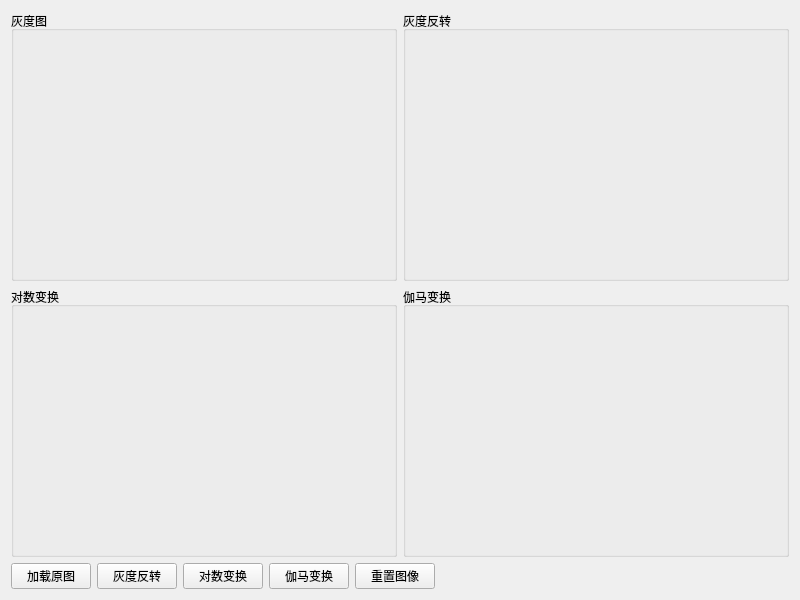
<?xml version="1.0" encoding="UTF-8"?>
<ui version="4.0">
 <class>Widget</class>
 <widget class="QWidget" name="Widget">
  <property name="geometry">
   <rect>
    <x>0</x>
    <y>0</y>
    <width>800</width>
    <height>600</height>
   </rect>
  </property>
  <property name="windowTitle">
   <string>Widget</string>
  </property>
  <layout class="QGridLayout" name="gridLayout" rowstretch="1,1,0" columnstretch="1,1">
   <item row="0" column="0">
    <widget class="QGroupBox" name="groupBox">
     <property name="sizePolicy">
      <sizepolicy hsizetype="Preferred" vsizetype="Ignored">
       <horstretch>0</horstretch>
       <verstretch>0</verstretch>
      </sizepolicy>
     </property>
     <property name="title">
      <string>灰度图</string>
     </property>
     <layout class="QVBoxLayout" name="verticalLayout">
      <item>
       <widget class="QLabel" name="lbl_grayPic">
        <property name="text">
         <string/>
        </property>
       </widget>
      </item>
     </layout>
    </widget>
   </item>
   <item row="0" column="1">
    <widget class="QGroupBox" name="groupBox_2">
     <property name="title">
      <string>灰度反转</string>
     </property>
     <layout class="QVBoxLayout" name="verticalLayout_2">
      <item>
       <widget class="QLabel" name="lbl_InversionPic">
        <property name="text">
         <string/>
        </property>
       </widget>
      </item>
     </layout>
    </widget>
   </item>
   <item row="1" column="0">
    <widget class="QGroupBox" name="groupBox_3">
     <property name="sizePolicy">
      <sizepolicy hsizetype="Preferred" vsizetype="Ignored">
       <horstretch>0</horstretch>
       <verstretch>0</verstretch>
      </sizepolicy>
     </property>
     <property name="title">
      <string>对数变换</string>
     </property>
     <layout class="QVBoxLayout" name="verticalLayout_3">
      <item>
       <widget class="QLabel" name="lbl_LogPic">
        <property name="text">
         <string/>
        </property>
       </widget>
      </item>
     </layout>
    </widget>
   </item>
   <item row="1" column="1">
    <widget class="QGroupBox" name="groupBox_4">
     <property name="title">
      <string>伽马变换</string>
     </property>
     <layout class="QVBoxLayout" name="verticalLayout_4">
      <item>
       <widget class="QLabel" name="lbl_GammaPic">
        <property name="text">
         <string/>
        </property>
       </widget>
      </item>
     </layout>
    </widget>
   </item>
   <item row="2" column="0" colspan="2">
    <layout class="QHBoxLayout" name="horizontalLayout">
     <item>
      <widget class="QPushButton" name="btn_loadPic">
       <property name="text">
        <string>加载原图</string>
       </property>
      </widget>
     </item>
     <item>
      <widget class="QPushButton" name="btn_InversionTrans">
       <property name="text">
        <string>灰度反转</string>
       </property>
      </widget>
     </item>
     <item>
      <widget class="QPushButton" name="btn_logarithmTrans">
       <property name="text">
        <string>对数变换</string>
       </property>
      </widget>
     </item>
     <item>
      <widget class="QPushButton" name="btn_gammaTrans">
       <property name="text">
        <string>伽马变换</string>
       </property>
      </widget>
     </item>
     <item>
      <widget class="QPushButton" name="btn_resetPic">
       <property name="text">
        <string>重置图像</string>
       </property>
      </widget>
     </item>
     <item>
      <spacer name="horizontalSpacer">
       <property name="orientation">
        <enum>Qt::Horizontal</enum>
       </property>
       <property name="sizeHint" stdset="0">
        <size>
         <width>40</width>
         <height>20</height>
        </size>
       </property>
      </spacer>
     </item>
    </layout>
   </item>
  </layout>
 </widget>
 <resources/>
 <connections/>
</ui>
